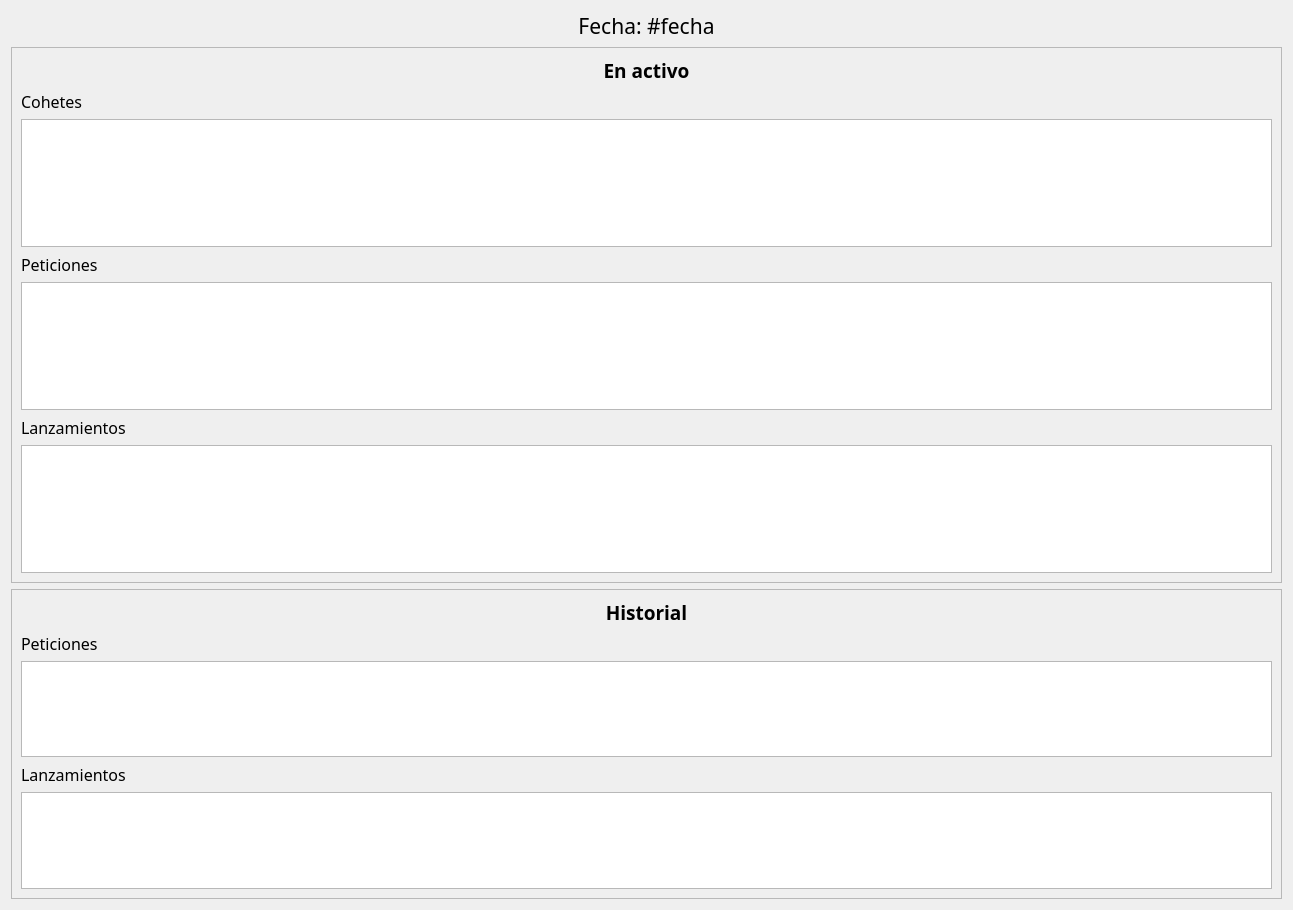
<?xml version="1.0" encoding="UTF-8"?>
<ui version="4.0">
 <class>Form</class>
 <widget class="QWidget" name="Form">
  <property name="windowModality">
   <enum>Qt::ApplicationModal</enum>
  </property>
  <property name="geometry">
   <rect>
    <x>0</x>
    <y>0</y>
    <width>1293</width>
    <height>910</height>
   </rect>
  </property>
  <property name="font">
   <font>
    <family>Century Gothic</family>
    <pointsize>12</pointsize>
   </font>
  </property>
  <property name="windowTitle">
   <string>ProjectGamma - Información</string>
  </property>
  <layout class="QVBoxLayout" name="verticalLayout_9">
   <item>
    <widget class="QLabel" name="dateField">
     <property name="font">
      <font>
       <pointsize>16</pointsize>
      </font>
     </property>
     <property name="text">
      <string>Fecha: #fecha</string>
     </property>
     <property name="alignment">
      <set>Qt::AlignCenter</set>
     </property>
    </widget>
   </item>
   <item>
    <widget class="QFrame" name="frame">
     <property name="frameShape">
      <enum>QFrame::StyledPanel</enum>
     </property>
     <property name="frameShadow">
      <enum>QFrame::Raised</enum>
     </property>
     <layout class="QVBoxLayout" name="verticalLayout_4">
      <item>
       <widget class="QLabel" name="label_4">
        <property name="font">
         <font>
          <pointsize>14</pointsize>
          <weight>75</weight>
          <bold>true</bold>
         </font>
        </property>
        <property name="text">
         <string>En activo</string>
        </property>
        <property name="alignment">
         <set>Qt::AlignCenter</set>
        </property>
       </widget>
      </item>
      <item>
       <layout class="QVBoxLayout" name="verticalLayout">
        <item>
         <widget class="QLabel" name="label_2">
          <property name="text">
           <string>Cohetes</string>
          </property>
         </widget>
        </item>
        <item>
         <widget class="QTextBrowser" name="rocketsActiveText"/>
        </item>
       </layout>
      </item>
      <item>
       <layout class="QVBoxLayout" name="verticalLayout_2">
        <item>
         <widget class="QLabel" name="label_3">
          <property name="text">
           <string>Peticiones</string>
          </property>
         </widget>
        </item>
        <item>
         <widget class="QTextBrowser" name="petitionsActiveText"/>
        </item>
       </layout>
      </item>
      <item>
       <layout class="QVBoxLayout" name="verticalLayout_3">
        <item>
         <widget class="QLabel" name="label">
          <property name="text">
           <string>Lanzamientos</string>
          </property>
         </widget>
        </item>
        <item>
         <widget class="QTextBrowser" name="launchesActiveText"/>
        </item>
       </layout>
      </item>
     </layout>
    </widget>
   </item>
   <item>
    <widget class="QFrame" name="frame_2">
     <property name="frameShape">
      <enum>QFrame::StyledPanel</enum>
     </property>
     <property name="frameShadow">
      <enum>QFrame::Raised</enum>
     </property>
     <layout class="QVBoxLayout" name="verticalLayout_5">
      <item>
       <widget class="QLabel" name="label_5">
        <property name="font">
         <font>
          <pointsize>14</pointsize>
          <weight>75</weight>
          <bold>true</bold>
         </font>
        </property>
        <property name="text">
         <string>Historial</string>
        </property>
        <property name="alignment">
         <set>Qt::AlignCenter</set>
        </property>
       </widget>
      </item>
      <item>
       <layout class="QVBoxLayout" name="verticalLayout_7">
        <item>
         <widget class="QLabel" name="label_7">
          <property name="text">
           <string>Peticiones</string>
          </property>
         </widget>
        </item>
        <item>
         <widget class="QTextBrowser" name="petitionsHistoricText"/>
        </item>
       </layout>
      </item>
      <item>
       <layout class="QVBoxLayout" name="verticalLayout_8">
        <item>
         <widget class="QLabel" name="label_8">
          <property name="text">
           <string>Lanzamientos</string>
          </property>
         </widget>
        </item>
        <item>
         <widget class="QTextBrowser" name="launchesHistoricText"/>
        </item>
       </layout>
      </item>
     </layout>
    </widget>
   </item>
  </layout>
 </widget>
 <resources/>
 <connections/>
</ui>
